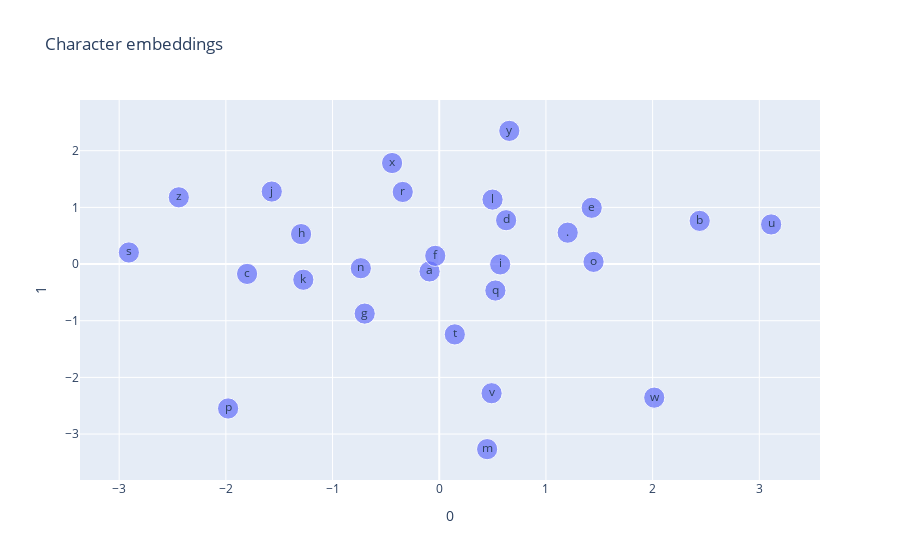

Notebook source saved alongside this figure:
### Code cell
from sklearn.decomposition import PCA

pca = PCA(n_components=2)
pca_embds = pca.fit_transform(embds)
px.scatter(pca_embds, x=0, y=1, text=lookup, title='Character embeddings', size_max=15, size=[1] * len(embds))

### Figure 1 — Plotly figure (JSON) as saved in the notebook; plotly's stock layout.template omitted (floating-point values rounded to 4 significant figures)
{"data": [{"hovertemplate": "0=%{x}<br>1=%{y}<br>size=%{marker.size}<br>text=%{text}<extra></extra>", "legendgroup": "", "marker": {"color": "#636efa", "size": [1, 1, 1, 1, 1, 1, 1, 1, 1, 1, 1, 1, 1, 1, 1, 1, 1, 1, 1, 1, 1, 1, 1, 1, 1, 1, 1], "sizemode": "area", "sizeref": 0.004444, "symbol": "circle"}, "mode": "markers+text", "name": "", "orientation": "v", "showlegend": false, "text": [".", "a", "b", "c", "d", "e", "f", "g", "h", "i", "j", "k", "l", "m", "n", "o", "p", "q", "r", "s", "t", "u", "v", "w", "x", "y", "z"], "type": "scatter", "x": [1.204, -0.09051, 2.441, -1.801, 0.627, 1.429, -0.03721, -0.6985, -1.295, 0.5712, -1.57, -1.274, 0.4996, 0.4489, -0.7349, 1.446, -1.979, 0.5264, -0.3421, -2.909, 0.146, 3.111, 0.4908, 2.015, -0.4418, 0.6569, -2.441], "xaxis": "x", "y": [0.5538, -0.1307, 0.7617, -0.1739, 0.7737, 0.9924, 0.1448, -0.8747, 0.5286, -0.005902, 1.28, -0.277, 1.137, -3.266, -0.07378, 0.03854, -2.548, -0.4674, 1.272, 0.2044, -1.241, 0.6987, -2.279, -2.358, 1.782, 2.35, 1.178], "yaxis": "y"}], "layout": {"legend": {"itemsizing": "constant", "tracegroupgap": 0}, "title": {"text": "Character embeddings"}, "xaxis": {"anchor": "y", "domain": [0, 1], "title": {"text": "0"}}, "yaxis": {"anchor": "x", "domain": [0, 1], "title": {"text": "1"}}}}
